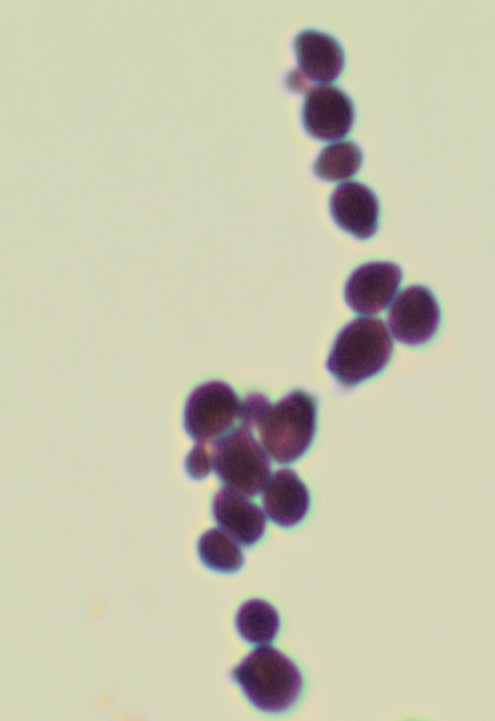
#> input picture miniproject/dataset/png/Candida.albicans_0017.png, 495 x 721 px
$ jupyter execute kmean_smart_supress.ipynb
#> lines starting #> are read from the running program, lines starting #| are printed output that depends on the picture; after the words box and inside, x2 and y2 are one past the last pixel; in counts of white or black regions, pixels touching at a corner belong together; long printed decimals are rounded
# Kmean
Try a more subtle approach of the K-mean where we can manipulate the blue-effect found and apply morph functions. Also keep the original image in order to apply a better kmeans-binarization (not on 2 classes, keep original colors)

[cell 1]
import matplotlib.pyplot as plt
import numpy as np
import cv2

[cell 2]
image_name = "../dataset/png/Candida.albicans_0017.png"
image = cv2.cvtColor(cv2.imread(image_name), cv2.COLOR_BGR2RGB)
plt.imshow(image)

* K-means clustering

Ref: https://machinelearningknowledge.ai/image-segmentation-in-python-opencv/ \
Doc K-means: https://docs.opencv.org/3.4/d1/d5c/tutorial_py_kmeans_opencv.html

[cell 3]
#Target class number
criteria = (cv2.TERM_CRITERIA_EPS + cv2.TERM_CRITERIA_MAX_ITER, 10, 1.0)
K = 3 #Trying to find BG / general contours / bacteria
attempts = 10

[cell 4]
image_as_array = np.float32(image.reshape((-1,3)))

compactness, label, center = cv2.kmeans(image_as_array, K, None, criteria, attempts, cv2.KMEANS_PP_CENTERS)
#> compactness = 61138025.2; center = [[211.8, 214.1, 184.8], [80.93, 47.82, 81.75], [127.5, 121.5, 142.9]]
center = np.uint8(center)
#> center = [[211, 214, 184], [80, 47, 81], [127, 121, 142]]
res = center[label.flatten()]
result_image = res.reshape((image.shape))
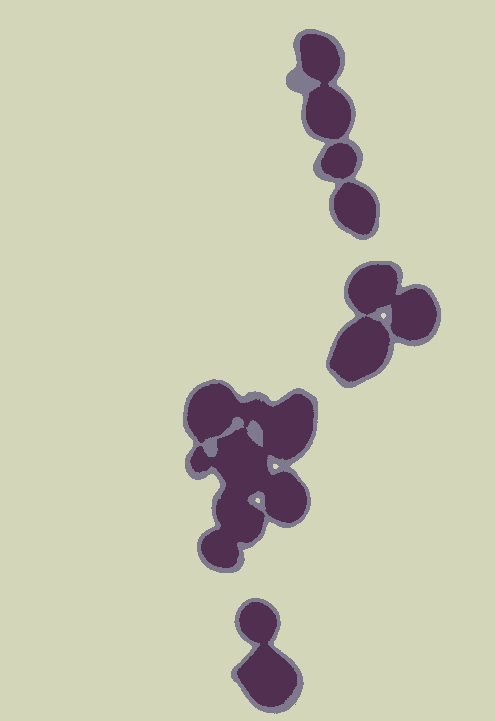
#> result_image: shape (721, 495, 3); mean R, G, B 197.5, 197.2, 174.2

plt.axis('off')
plt.imshow(result_image)

[cell 5]
from cv2 import Mat

def execute_kmeans(image: Mat) -> Mat:
    image_as_array = np.float32(image.reshape((-1,3)))

    _, label, center = cv2.kmeans(image_as_array, K, None, criteria, attempts, cv2.KMEANS_PP_CENTERS)
    center = np.uint8(center)
    res = center[label.flatten()]
    result_image = res.reshape((image.shape))

    return result_image

Remove ""noise"" between bacterias by detecting and suppressing middle channel

[cell 6]
working_image = image.copy()

image_as_array = np.float32(working_image.reshape((-1,3)))

_, label, center = cv2.kmeans(image_as_array, K, None, criteria, attempts, cv2.KMEANS_PP_CENTERS)
#> center = [[211.8, 214.1, 184.8], [80.75, 47.62, 81.51], [127, 120.3, 142.3]]
center = np.uint8(center)
#> center = [[211, 214, 184], [80, 47, 81], [126, 120, 142]]

averages = [np.mean(c) for c in center]
#> averages = [203, 69.33, 129.3]

print(f"Centers found: \n{center}")
#| Centers found:
#| [[211 214 184]
#|  [ 80  47  81]
#|  [126 120 142]]
print(f"Averages found: {averages}")
#| Averages found: [203.0, 69.333, 129.333]

min_index = np.argmin(averages)
#> min_index = 1
max_index = np.argmax(averages)
#> max_index = 0
med_index = list(set((0,1,2)) - set((min_index, max_index)))[0]
#> med_index = 2

print(f"Detected center indexes: min={min_index}, med={med_index}, max={max_index}")
#| Detected center indexes: min=1, med=2, max=0

binary_mask = np.vectorize(lambda x: 1 if x==med_index else 0)(label)

x,y,_ = image.shape
#> x = 721; y = 495
binary_mask = binary_mask.reshape((x,y))
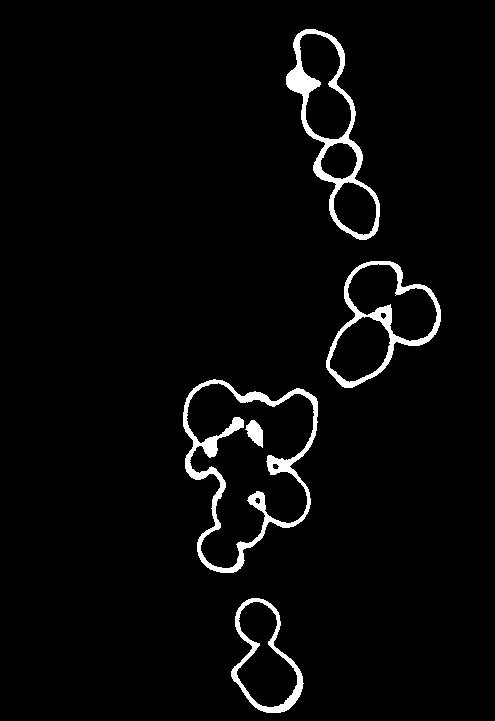
#> binary_mask: shape (721, 495) int64; values 0 (black) and 1 (white), 3.3% white; 5 white regions, box (x1, y1, x2, y2) and area: (183, 379, 318, 573) 4270, (286, 29, 380, 240) 3334, (326, 261, 441, 388) 2386, (231, 598, 304, 713) 1561, (245, 420, 263, 448) 306

mask_as_image = np.zeros_like(binary_mask, dtype=np.uint8)
mask_as_image[binary_mask == 1] = 255

plt.imshow(mask_as_image, cmap="gray", vmin=0, vmax=255)

[cell 7]
mask_as_image = cv2.morphologyEx(mask_as_image, cv2.MORPH_DILATE, cv2.getStructuringElement(cv2.MORPH_RECT, (3, 3)), iterations=2)
plt.imshow(mask_as_image, cmap="gray", vmin=0, vmax=255)
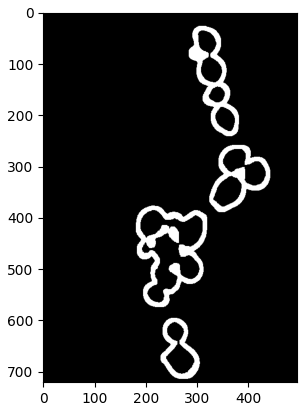
#> figure drawn by matplotlib, 1 panel

[cell 8]
suppressed_image = image.copy()
label = label.reshape((x,y))
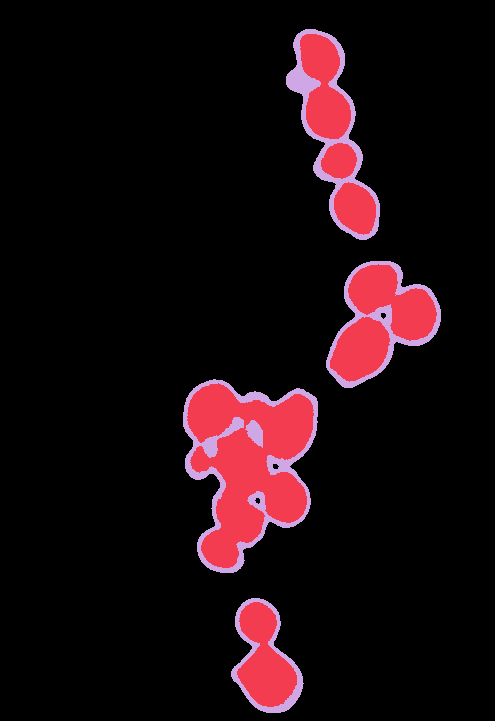
#> label: shape (721, 495) int32; 3 distinct labels, from 0 to 2; one colour per label, 0 black
suppressed_image[label == max_index] = center[max_index]
suppressed_image[label == med_index] = center[max_index]
plt.imshow(suppressed_image)

[cell 9]
suppressed_image = image.copy()
suppressed_image[mask_as_image != 0] = center[max_index]
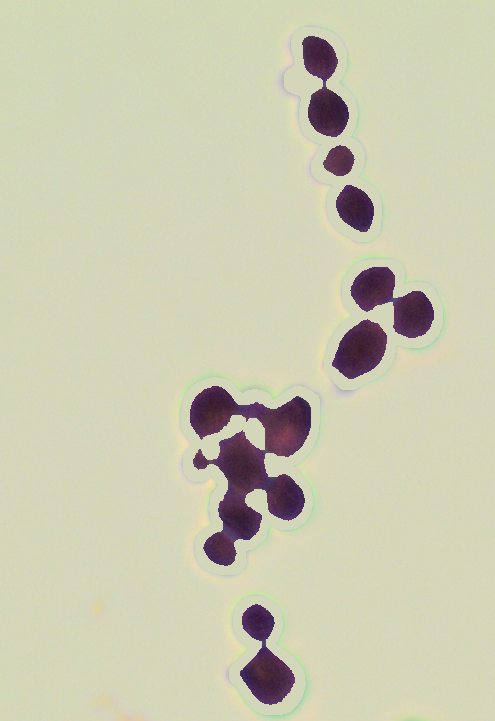
#> suppressed_image: shape (721, 495, 3); mean R, G, B 203.4, 203.1, 177.7
plt.imshow(suppressed_image)

[cell 10]
gray_image = cv2.cvtColor(suppressed_image, cv2.COLOR_RGB2GRAY)
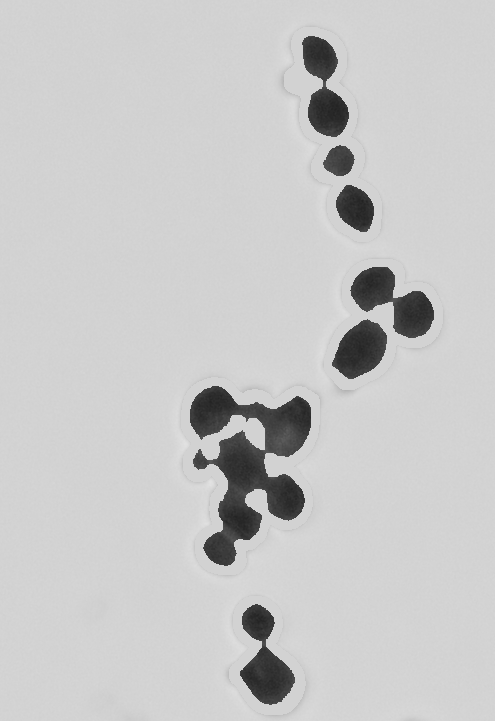
#> gray_image: shape (721, 495); min 34, max 226, mean 200.3
gray_image = cv2.GaussianBlur(gray_image, (5,5), 0)
_, binarized_image = cv2.threshold(gray_image, 0, 255, cv2.THRESH_BINARY_INV + cv2.THRESH_OTSU)
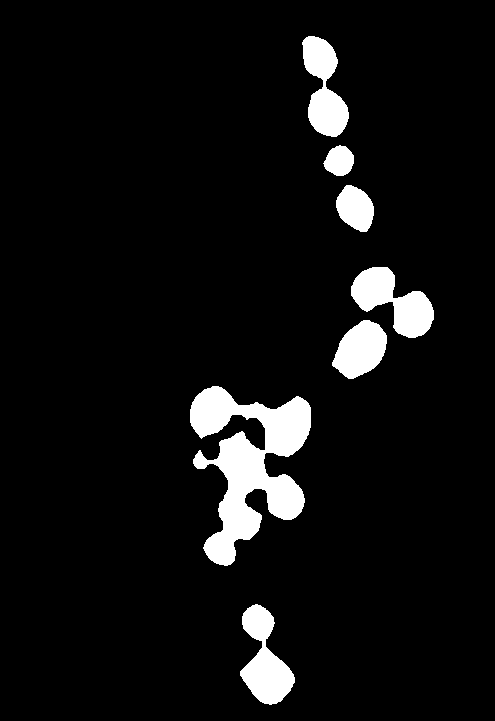
#> binarized_image: shape (721, 495); 6.5% white; 7 white regions, largest, box (x1, y1, x2, y2) and area: (190, 386, 311, 566) 10504, (351, 267, 434, 338) 3020, (240, 604, 295, 705) 2907
plt.imshow(binarized_image, cmap='gray', vmin=0, vmax=255)

Morphological

[cell 11]
kernel = cv2.getStructuringElement(cv2.MORPH_ELLIPSE, (3, 3))
eroded_image = cv2.morphologyEx(binarized_image, cv2.MORPH_ERODE, kernel, iterations=6)
#> eroded_image: shape (721, 495); 3.6% white; 13 white regions (1 under 20 px), largest, box (x1, y1, x2, y2) and area: (209, 438, 299, 560) 3445, (245, 402, 305, 451) 1420, (338, 326, 381, 373) 1359
open_image = cv2.morphologyEx(eroded_image, cv2.MORPH_OPEN, kernel, iterations=4)
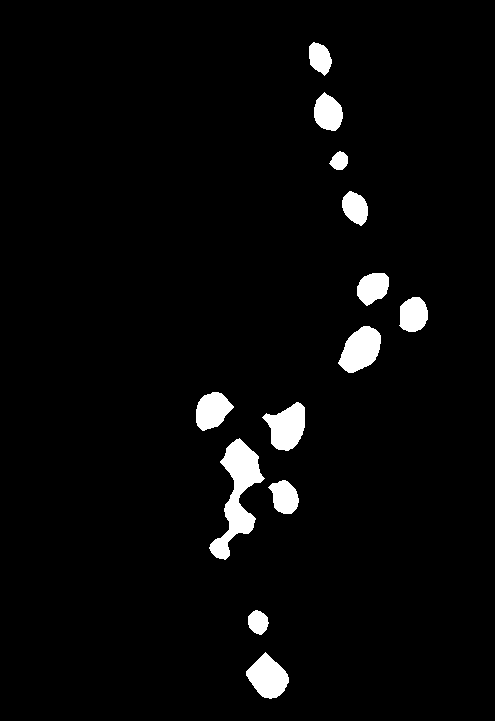
#> open_image: shape (721, 495); 3.5% white; 13 white regions, largest, box (x1, y1, x2, y2) and area: (209, 438, 265, 560) 2635, (338, 326, 381, 373) 1356, (262, 402, 305, 451) 1339

fig, ax = plt.subplots(1, 3, figsize=(20,10))
fig.suptitle(f'Study of morph operations', fontweight='bold')

ax[0].imshow(binarized_image, cmap='gray', vmin=0, vmax=255)
ax[0].set_title('Original image')
ax[0].set_axis_off()

ax[1].imshow(eroded_image, cmap='gray', vmin=0, vmax=255)
ax[1].set_title('Eroded image')
ax[1].set_axis_off()

ax[2].imshow(open_image, cmap='gray', vmin=0, vmax=255)
ax[2].set_title('Opened image')
ax[2].set_axis_off()

final_morphed_image = open_image

Edge detection

[cell 12]
img_blur = cv2.GaussianBlur(final_morphed_image, (3,3), 0)
canny_img = cv2.Canny(img_blur, 0, 255)
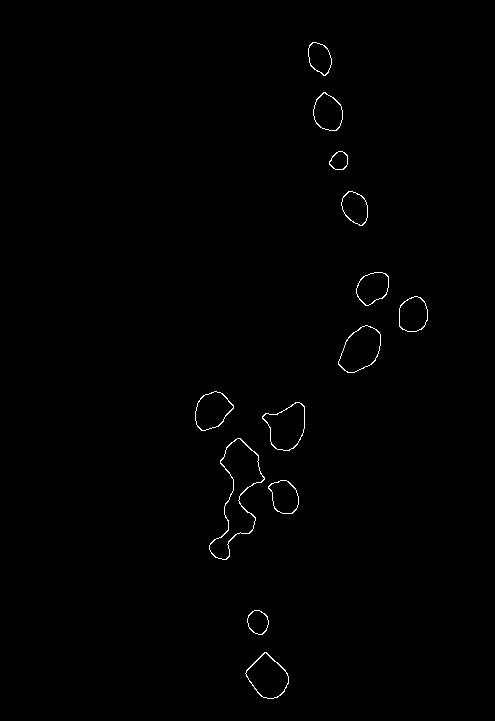
#> canny_img: shape (721, 495); 0.5% white in thin lines or dots, all inside (x1, y1, x2, y2) = (195, 42, 428, 699)

plt.imshow(canny_img, cmap='gray', vmin=0, vmax=255)

Contour detection

[cell 13]
RED_RGB = (220,20,60)
GREEN_RGB = (0,255,0)

contours, hierarchy = cv2.findContours(canny_img, cv2.RETR_EXTERNAL, cv2.CHAIN_APPROX_NONE)
#> contours = 13 contours; largest, box (x1, y1, x2, y2) and area: (209, 438, 265, 560) 2684, (338, 325, 381, 373) 1358, (262, 402, 305, 451) 1347, (245, 652, 289, 699) 1278, (195, 391, 234, 431) 1025

contoured_image = image.copy()

cv2.drawContours(image, contours, -1, RED_RGB, 3)
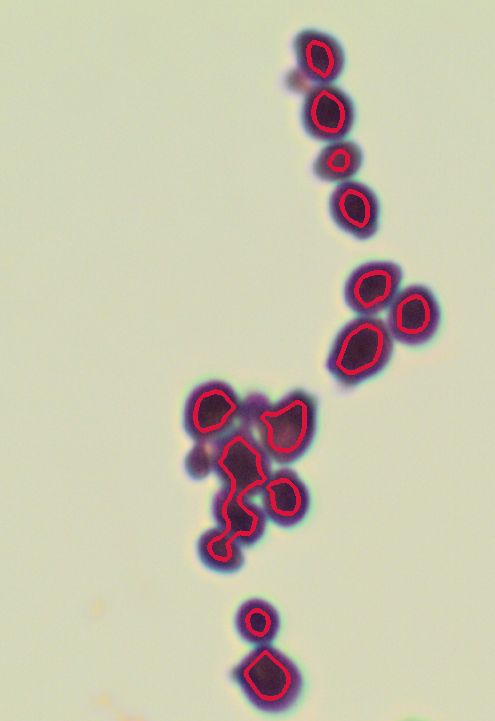
#> image: shape (721, 495, 3); mean R, G, B 201.1, 196.8, 174.7
plt.imshow(image)
print("Number of Contours found = " + str(len(contours)))
#| Number of Contours found = 13

$ run again, with miniproject/dataset/png/Candida.albicans_0004.png copied over miniproject/dataset/png/Candida.albicans_0017.png
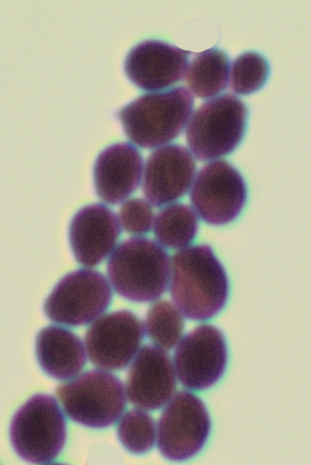
#> input picture miniproject/dataset/png/Candida.albicans_0004.png, 311 x 465 px
#> `compactness, label, center = cv2.kmeans(image_as_array, K, None, crite..`: compactness = 71693917.2; center = [[119.8, 106.7, 131], [209.5, 213, 183.2], [82.69, 49.98, 74.81]]
#> `center = np.uint8(center)`: center = [[119, 106, 131], [209, 212, 183], [82, 49, 74]]
#> `_, label, center = cv2.kmeans(image_as_array, K, None, criteria, attem..`: center = [[82.36, 49.66, 74.35], [209.4, 212.9, 183.1], [119.1, 105.2, 130]]
#> `center = np.uint8(center)`: center = [[82, 49, 74], [209, 212, 183], [119, 105, 130]]
#> averages = [68.33, 201.3, 118]
#| Centers found:
#| [[ 82  49  74]
#|  [209 212 183]
#|  [119 105 130]]
#| Averages found: [68.333, 201.333, 118.0]
#> min_index = 0
#> max_index = 1
#> med_index = 2
#| Detected center indexes: min=0, med=2, max=1
#> `binary_mask = binary_mask.reshape((x,y))`:
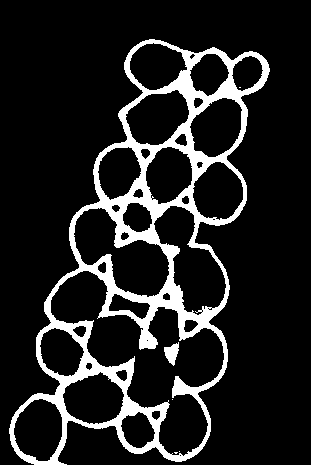
#> binary_mask: shape (465, 311) int64; values 0 (black) and 1 (white), 13.3% white; 6 white regions (4 under 20 px), largest, box (x1, y1, x2, y2) and area: (9, 39, 270, 465) 19007, (164, 342, 179, 366) 212
#> label: shape (465, 311) int32; 3 distinct labels, from 0 to 2
#> binarized_image: shape (465, 311); 22.7% white; 18 white regions, largest, box (x1, y1, x2, y2) and area: (89, 309, 222, 405) 6020, (77, 211, 166, 294) 3528, (157, 208, 223, 309) 3031
#> eroded_image: shape (465, 311); 12.3% white; 23 white regions, largest, box (x1, y1, x2, y2) and area: (120, 248, 160, 288) 1250, (182, 255, 217, 302) 1184, (135, 99, 180, 137) 1160
#> open_image: shape (465, 311); 12% white; 23 white regions, largest, box (x1, y1, x2, y2) and area: (120, 248, 160, 288) 1229, (182, 255, 217, 302) 1172, (135, 100, 180, 137) 1143
#> canny_img: shape (465, 311); 1.8% white in thin lines or dots, all inside (x1, y1, x2, y2) = (22, 51, 254, 453)
#> contours = 23 contours; largest, box (x1, y1, x2, y2) and area: (120, 248, 160, 288) 1232, (181, 255, 217, 302) 1182, (134, 100, 180, 137) 1160, (22, 407, 54, 453) 1064, (71, 382, 115, 415) 1037
#> `cv2.drawContours(image, contours, -1, RED_RGB, 3)`:
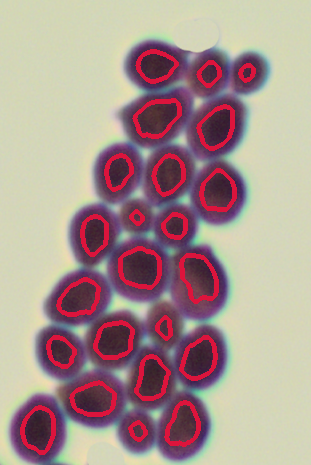
#> image: shape (465, 311, 3); mean R, G, B 170.6, 149.6, 144.1
#| Number of Contours found = 23

$ run again, with miniproject/dataset/png/Candida.albicans_0008.png copied over miniproject/dataset/png/Candida.albicans_0017.png
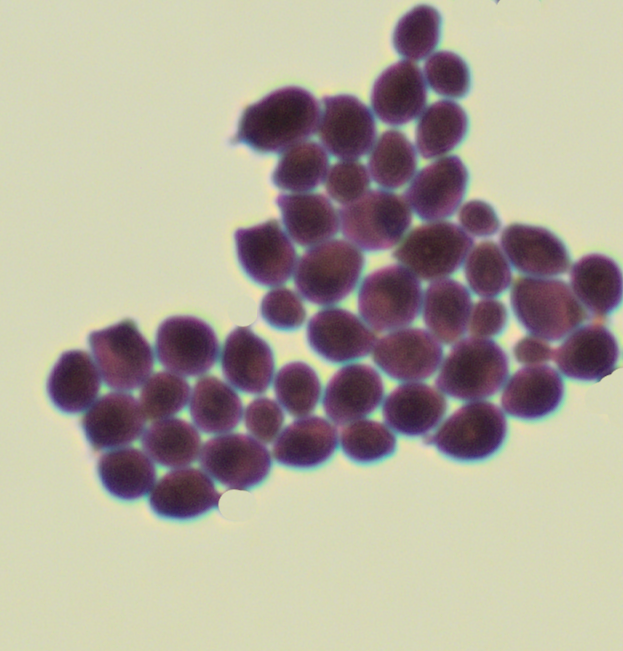
#> input picture miniproject/dataset/png/Candida.albicans_0008.png, 623 x 651 px
#> `compactness, label, center = cv2.kmeans(image_as_array, K, None, crite..`: compactness = 162950149.8; center = [[84.46, 51.8, 78.05], [213, 214.9, 183.4], [122.2, 108.8, 131.6]]
#> `center = np.uint8(center)`: center = [[84, 51, 78], [213, 214, 183], [122, 108, 131]]
#> `_, label, center = cv2.kmeans(image_as_array, K, None, criteria, attem..`: center = [[121.5, 107, 130.4], [213, 214.9, 183.4], [84.03, 51.42, 77.52]]
#> `center = np.uint8(center)`: center = [[121, 106, 130], [212, 214, 183], [84, 51, 77]]
#> averages = [119, 203, 70.67]
#| Centers found:
#| [[121 106 130]
#|  [212 214 183]
#|  [ 84  51  77]]
#| Averages found: [119.0, 203.0, 70.667]
#> min_index = 2
#> max_index = 1
#> med_index = 0
#| Detected center indexes: min=2, med=0, max=1
#> binary_mask: shape (651, 623) int64; values 0 (black) and 1 (white), 10.3% white; 26 white regions (23 under 20 px), largest, box (x1, y1, x2, y2) and area: (47, 4, 623, 521) 40219, (96, 374, 145, 405) 860, (302, 130, 342, 171) 546
#> label: shape (651, 623) int32; 3 distinct labels, from 0 to 2
#> binarized_image: shape (651, 623); 17.9% white; 32 white regions, largest, box (x1, y1, x2, y2) and area: (245, 92, 461, 239) 10888, (54, 327, 195, 463) 8107, (440, 303, 501, 455) 4817
#> eroded_image: shape (651, 623); 9.8% white; 46 white regions, largest, box (x1, y1, x2, y2) and area: (251, 98, 318, 184) 2643, (373, 231, 460, 315) 2588, (306, 249, 350, 294) 1377
#> open_image: shape (651, 623); 9.6% white; 46 white regions, largest, box (x1, y1, x2, y2) and area: (251, 98, 313, 146) 1837, (408, 231, 460, 270) 1427, (306, 250, 350, 294) 1361
#> canny_img: shape (651, 623); 1.4% white in thin lines or dots, all inside (x1, y1, x2, y2) = (59, 17, 612, 508)
#> contours = 46 contours; largest, box (x1, y1, x2, y2) and area: (250, 97, 313, 146) 1852, (407, 231, 460, 270) 1434, (305, 250, 350, 294) 1378, (451, 344, 495, 392) 1327, (446, 408, 495, 449) 1282
#> `cv2.drawContours(image, contours, -1, RED_RGB, 3)`:
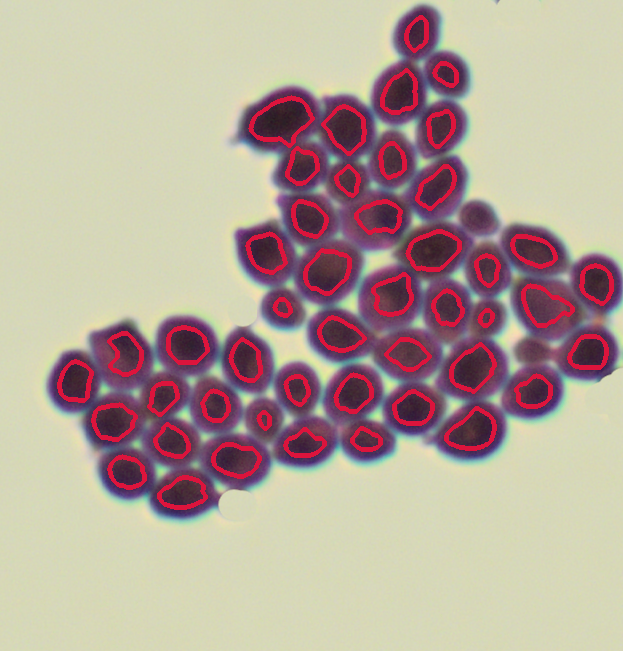
#> image: shape (651, 623, 3); mean R, G, B 181.7, 165.3, 153.3
#| Number of Contours found = 46
